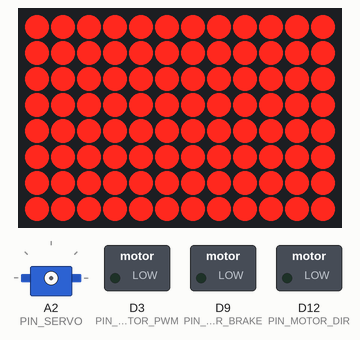
This sketch was run on a simulated Arduino Uno R4 WiFi. Parts: 12×8 LED matrix, servo, switched loads named in the sketch (green lamp = pin HIGH). Pins used as bus, display or sensor lines are not drawn; what the sketch prints to the serial monitor is not drawn.

Above: at 1.6 s.
At 5.8 s:
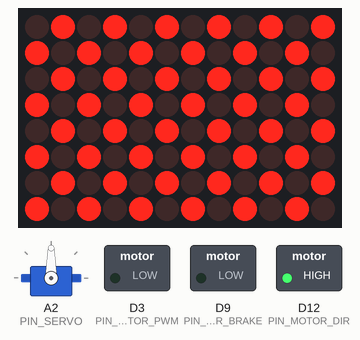
At 6.6 s:
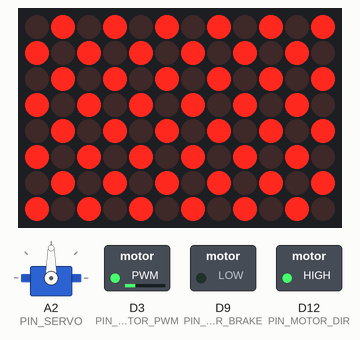
At 7.4 s:
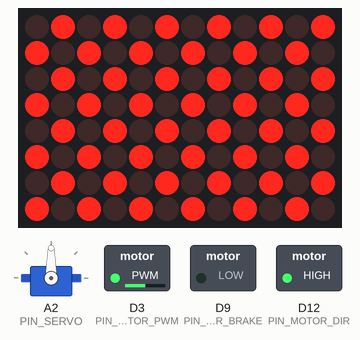
At 8.2 s:
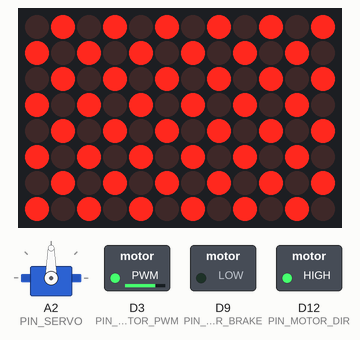
At 10.6 s:
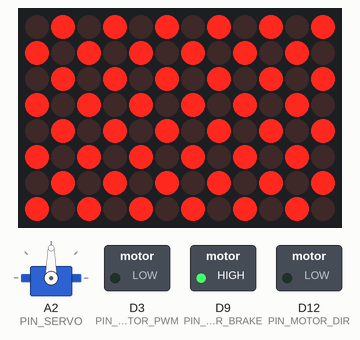
Timing chart, 0 to 12.1 s (numbered marks = the images above):
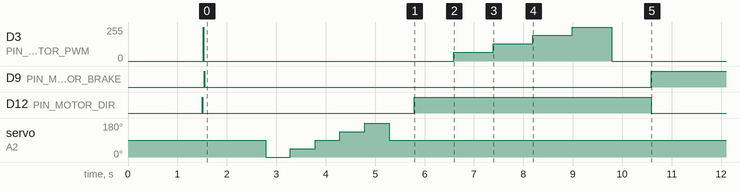

The sketch:

circuitry-diagnostics.ino
```cpp
/*
 * Circuitry Diagnostics — Automated hardware test
 *
 * Runs a suite of tests and reports results over serial in a
 * machine-readable format so the CLI can parse and display them.
 *
 * Protocol:  DIAG:START / TEST:<name>:<PASS|FAIL|WARN|INFO>:<detail> / DIAG:END
 *
 * Tests:
 *   1. Pin readback   — verify each control pin can drive HIGH/LOW
 *   2. Analog baseline — check for unexpected voltages on analog pins
 *   3. LED matrix      — display test pattern
 *   4. Servo sweep     — sweep servo on A2 (TinkerKit IN2) through 0°→180°→90°
 *   5. Motor ramp      — ramp PWM on D3 with direction on D12, brake on D9
 *
 * Pin assignments (Arduino Motor Shield Rev3):
 *   Servo:        A2  (TinkerKit IN2)
 *   Motor A DIR:  D12
 *   Motor A PWM:  D3
 *   Motor A BRK:  D9
 *
 * After running, use `racing-adapter firmware_upload` to restore normal firmware.
 */

#include <Servo.h>
#include "Arduino_LED_Matrix.h"

const int PIN_MOTOR_DIR   = 12;
const int PIN_MOTOR_PWM   = 3;
const int PIN_MOTOR_BRAKE = 9;
const int PIN_SERVO       = A2;

Servo testServo;
ArduinoLEDMatrix matrix;

// ── Helpers ──────────────────────────────────────────────────────────

void report(const char* test, const char* status, const char* detail) {
  Serial.print("TEST:");
  Serial.print(test);
  Serial.print(":");
  Serial.print(status);
  Serial.print(":");
  Serial.println(detail);
}

// ── Test 1: Pin readback ─────────────────────────────────────────────
// Drive a pin HIGH then LOW and read back the actual pin level.
// On Renesas RA4M1 (UNO R4), digitalRead on an OUTPUT pin reads the
// physical pin state, so a short to GND/VCC will show up.

void testPinReadback(int pin, const char* name) {
  char buf[80];

  pinMode(pin, OUTPUT);

  // Drive HIGH, read back
  digitalWrite(pin, HIGH);
  delay(10);
  int readHigh = digitalRead(pin);

  // Drive LOW, read back
  digitalWrite(pin, LOW);
  delay(10);
  int readLow = digitalRead(pin);

  if (readHigh == HIGH && readLow == LOW) {
    snprintf(buf, sizeof(buf), "Pin %d toggles OK", pin);
    report(name, "PASS", buf);
  } else if (readHigh == LOW && readLow == LOW) {
    snprintf(buf, sizeof(buf), "Pin %d stuck LOW — possible short to GND", pin);
    report(name, "FAIL", buf);
  } else if (readHigh == HIGH && readLow == HIGH) {
    snprintf(buf, sizeof(buf), "Pin %d stuck HIGH — possible short to VCC", pin);
    report(name, "FAIL", buf);
  } else {
    snprintf(buf, sizeof(buf), "Pin %d unexpected (HIGH→%d, LOW→%d)", pin, readHigh, readLow);
    report(name, "FAIL", buf);
  }

  digitalWrite(pin, LOW);
}

// ── Test 2: Analog baseline ─────────────────────────────────────────
// Read all six analog inputs. A properly disconnected pin reads near 0
// or floats unpredictably. A pin shorted to VCC reads near 1023.

void testAnalogBaseline() {
  char buf[80];
  char vStr[8];

  for (int i = 0; i <= 5; i++) {
    int raw = analogRead(i);
    float voltage = raw * (5.0 / 1023.0);
    dtostrf(voltage, 4, 2, vStr);

    if (raw > 950) {
      snprintf(buf, sizeof(buf), "A%d = %d (%sV) — near VCC, possible short to 5V", i, raw, vStr);
      report("analog_baseline", "WARN", buf);
    } else if (raw > 100) {
      snprintf(buf, sizeof(buf), "A%d = %d (%sV) — unexpected mid-range voltage", i, raw, vStr);
      report("analog_baseline", "WARN", buf);
    } else {
      snprintf(buf, sizeof(buf), "A%d = %d (%sV)", i, raw, vStr);
      report("analog_baseline", "INFO", buf);
    }
  }
}

// ── Test 3: LED matrix ──────────────────────────────────────────────

void testLedMatrix() {
  uint8_t frame[8][12];

  // All on
  memset(frame, 1, sizeof(frame));
  matrix.renderBitmap(frame, 8, 12);
  delay(600);

  // All off
  memset(frame, 0, sizeof(frame));
  matrix.renderBitmap(frame, 8, 12);
  delay(400);

  // Checkerboard
  for (int r = 0; r < 8; r++)
    for (int c = 0; c < 12; c++)
      frame[r][c] = (r + c) % 2;
  matrix.renderBitmap(frame, 8, 12);

  report("led_matrix", "PASS", "Pattern displayed — verify visually");
}

// ── Test 4: Servo sweep ─────────────────────────────────────────────

void testServoSweep() {
  char buf[80];

  testServo.attach(PIN_SERVO);
  delay(200);

  int positions[] = {0, 45, 90, 135, 180, 90};
  int numPos = 6;

  for (int i = 0; i < numPos; i++) {
    testServo.write(positions[i]);
    delay(500);
    snprintf(buf, sizeof(buf), "Commanded %d deg", positions[i]);
    report("servo_sweep", "INFO", buf);
  }

  testServo.detach();
  report("servo_sweep", "PASS", "Sweep complete — verify servo moved physically");
}

// ── Test 5: Motor ramp ──────────────────────────────────────────────

void testMotorRamp() {
  char buf[80];

  pinMode(PIN_MOTOR_DIR, OUTPUT);
  pinMode(PIN_MOTOR_PWM, OUTPUT);
  pinMode(PIN_MOTOR_BRAKE, OUTPUT);

  // Release brake
  digitalWrite(PIN_MOTOR_BRAKE, LOW);
  report("motor_ramp", "INFO", "Brake released (pin 9 LOW)");

  digitalWrite(PIN_MOTOR_DIR, HIGH);
  report("motor_ramp", "INFO", "Direction FORWARD (pin 12 HIGH)");

  int steps[] = {0, 64, 128, 192, 255, 0};
  int numSteps = 6;

  for (int i = 0; i < numSteps; i++) {
    analogWrite(PIN_MOTOR_PWM, steps[i]);
    int pct = (steps[i] * 100) / 255;
    snprintf(buf, sizeof(buf), "PWM %d (%d%%)", steps[i], pct);
    report("motor_ramp", "INFO", buf);
    delay(800);
  }

  // Engage brake, stop motor
  digitalWrite(PIN_MOTOR_BRAKE, HIGH);
  digitalWrite(PIN_MOTOR_DIR, LOW);
  analogWrite(PIN_MOTOR_PWM, 0);
  report("motor_ramp", "PASS", "Ramp complete — verify motor responded");
}

// ── Entry point ─────────────────────────────────────────────────────

void setup() {
  Serial.begin(115200);
  delay(1500);  // wait for serial monitor / CLI to connect

  Serial.println("DIAG:START");

  testPinReadback(PIN_MOTOR_DIR,   "pin_motor_dir");
  testPinReadback(PIN_MOTOR_PWM,   "pin_motor_pwm");
  testPinReadback(PIN_MOTOR_BRAKE, "pin_motor_brake");
  testPinReadback(PIN_SERVO,       "pin_servo");

  testAnalogBaseline();

  matrix.begin();
  testLedMatrix();

  testServoSweep();

  testMotorRamp();

  Serial.println("DIAG:END");
}

void loop() {
  // Diagnostics run once in setup; idle forever.
  delay(60000);
}
```

Measured:
- what the display in image 0 shows lasts 0.6 s, from 1.6 s to 2.2 s
